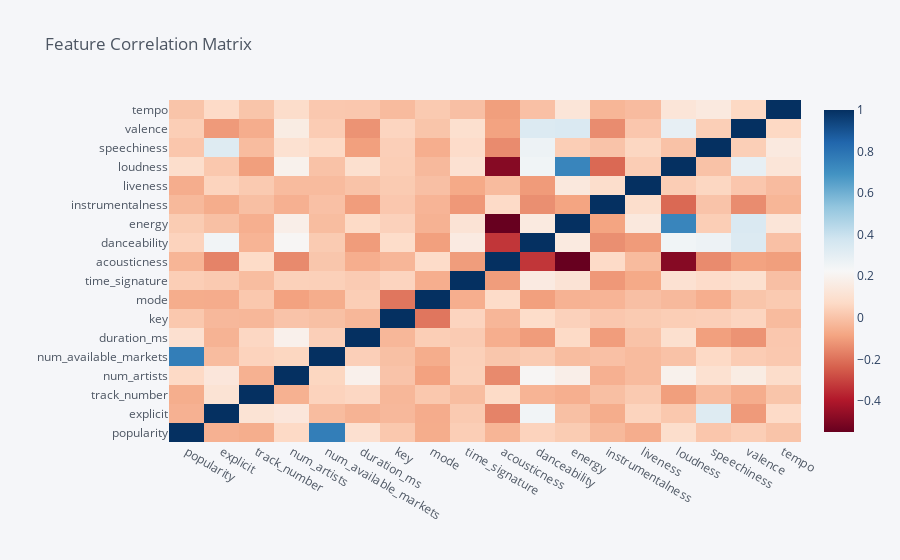

Here is the notebook cell this chart was saved with:
### Code cell
df_hits.corr().iplot(kind='heatmap', 
                     colorscale="RdBu", 
                     title="Feature Correlation Matrix")

### Figure 1 — Plotly figure (JSON) as saved in the notebook; plotly's stock layout.template omitted (floating-point values rounded to 4 significant figures; data arrays with more than 128 entries replaced by an {"elided": "..."} marker saying what was removed)
{"data": [{"colorscale": [[0, "rgb(103,0,31)"], [0.1, "rgb(178,24,43)"], [0.2, "rgb(214,96,77)"], [0.3, "rgb(244,165,130)"], [0.4, "rgb(253,219,199)"], [0.5, "rgb(247,247,247)"], [0.6, "rgb(209,229,240)"], [0.7, "rgb(146,197,222)"], [0.8, "rgb(67,147,195)"], [0.9, "rgb(33,102,172)"], [1, "rgb(5,48,97)"]], "type": "heatmap", "x": ["popularity", "explicit", "track_number", "num_artists", "num_available_markets", "duration_ms", "key", "mode", "time_signature", "acousticness", "danceability", "energy", "instrumentalness", "liveness", "loudness", "speechiness", "valence", "tempo"], "y": ["popularity", "explicit", "track_number", "num_artists", "num_available_markets", "duration_ms", "key", "mode", "time_signature", "acousticness", "danceability", "energy", "instrumentalness", "liveness", "loudness", "speechiness", "valence", "tempo"], "z": {"elided": "18x18 float values"}, "zmax": 1, "zmin": -0.5493}], "layout": {"autosize": true, "legend": {"bgcolor": "#F5F6F9", "font": {"color": "#4D5663"}}, "paper_bgcolor": "#F5F6F9", "plot_bgcolor": "#F5F6F9", "title": {"font": {"color": "#4D5663"}, "text": "Feature Correlation Matrix"}, "xaxis": {"autorange": true, "gridcolor": "#E1E5ED", "range": [-0.5, 17.5], "showgrid": true, "tickfont": {"color": "#4D5663"}, "title": {"font": {"color": "#4D5663"}, "text": ""}, "type": "category", "zerolinecolor": "#E1E5ED"}, "yaxis": {"autorange": true, "gridcolor": "#E1E5ED", "range": [-0.5, 17.5], "showgrid": true, "tickfont": {"color": "#4D5663"}, "title": {"font": {"color": "#4D5663"}, "text": ""}, "type": "category", "zerolinecolor": "#E1E5ED"}}}
